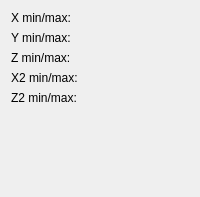
        <widget class="QWidget" name="page7_wedge">
         <layout class="QGridLayout" name="gridLayout_8">
          <item row="0" column="0">
           <layout class="QGridLayout" name="gridLayout_2">
            <property name="sizeConstraint">
             <enum>QLayout::SetDefaultConstraint</enum>
            </property>
            <property name="horizontalSpacing">
             <number>4</number>
            </property>
            <item row="0" column="0">
             <widget class="QLabel" name="label_10">
              <property name="text">
               <string>X min/max:</string>
              </property>
             </widget>
            </item>
            <item row="0" column="1">
             <widget class="Gui::QuantitySpinBox" name="wedgeXmin" native="true">
              <property name="keyboardTracking" stdset="0">
               <bool>false</bool>
              </property>
              <property name="unit" stdset="0">
               <string notr="true">mm</string>
              </property>
             </widget>
            </item>
            <item row="0" column="2">
             <widget class="Gui::QuantitySpinBox" name="wedgeXmax" native="true">
              <property name="keyboardTracking" stdset="0">
               <bool>false</bool>
              </property>
              <property name="unit" stdset="0">
               <string notr="true">mm</string>
              </property>
              <property name="value" stdset="0">
               <double>10.000000000000000</double>
              </property>
             </widget>
            </item>
            <item row="1" column="0">
             <widget class="QLabel" name="label_11">
              <property name="text">
               <string>Y min/max:</string>
              </property>
             </widget>
            </item>
            <item row="1" column="1">
             <widget class="Gui::QuantitySpinBox" name="wedgeYmin" native="true">
              <property name="keyboardTracking" stdset="0">
               <bool>false</bool>
              </property>
              <property name="unit" stdset="0">
               <string notr="true">mm</string>
              </property>
             </widget>
            </item>
            <item row="1" column="2">
             <widget class="Gui::QuantitySpinBox" name="wedgeYmax" native="true">
              <property name="keyboardTracking" stdset="0">
               <bool>false</bool>
              </property>
              <property name="unit" stdset="0">
               <string notr="true">mm</string>
              </property>
              <property name="value" stdset="0">
               <double>10.000000000000000</double>
              </property>
             </widget>
            </item>
            <item row="2" column="0">
             <widget class="QLabel" name="label_12">
              <property name="text">
               <string>Z min/max:</string>
              </property>
             </widget>
            </item>
            <item row="2" column="1">
             <widget class="Gui::QuantitySpinBox" name="wedgeZmin" native="true">
              <property name="keyboardTracking" stdset="0">
               <bool>false</bool>
              </property>
              <property name="unit" stdset="0">
               <string notr="true">mm</string>
              </property>
             </widget>
            </item>
            <item row="2" column="2">
             <widget class="Gui::QuantitySpinBox" name="wedgeZmax" native="true">
              <property name="keyboardTracking" stdset="0">
               <bool>false</bool>
              </property>
              <property name="unit" stdset="0">
               <string notr="true">mm</string>
              </property>
              <property name="value" stdset="0">
               <double>10.000000000000000</double>
              </property>
             </widget>
            </item>
            <item row="3" column="0">
             <widget class="QLabel" name="label_13">
              <property name="text">
               <string>X2 min/max:</string>
              </property>
             </widget>
            </item>
            <item row="3" column="1">
             <widget class="Gui::QuantitySpinBox" name="wedgeX2min" native="true">
              <property name="keyboardTracking" stdset="0">
               <bool>false</bool>
              </property>
              <property name="unit" stdset="0">
               <string notr="true">mm</string>
              </property>
              <property name="value" stdset="0">
               <double>2.000000000000000</double>
              </property>
             </widget>
            </item>
            <item row="3" column="2">
             <widget class="Gui::QuantitySpinBox" name="wedgeX2max" native="true">
              <property name="keyboardTracking" stdset="0">
               <bool>false</bool>
              </property>
              <property name="unit" stdset="0">
               <string notr="true">mm</string>
              </property>
              <property name="value" stdset="0">
               <double>8.000000000000000</double>
              </property>
             </widget>
            </item>
            <item row="4" column="0">
             <widget class="QLabel" name="label_14">
              <property name="text">
               <string>Z2 min/max:</string>
              </property>
             </widget>
            </item>
            <item row="4" column="1">
             <widget class="Gui::QuantitySpinBox" name="wedgeZ2min" native="true">
              <property name="keyboardTracking" stdset="0">
               <bool>false</bool>
              </property>
              <property name="unit" stdset="0">
               <string notr="true">mm</string>
              </property>
              <property name="value" stdset="0">
               <double>2.000000000000000</double>
              </property>
             </widget>
            </item>
            <item row="4" column="2">
             <widget class="Gui::QuantitySpinBox" name="wedgeZ2max" native="true">
              <property name="keyboardTracking" stdset="0">
               <bool>false</bool>
              </property>
              <property name="unit" stdset="0">
               <string notr="true">mm</string>
              </property>
              <property name="value" stdset="0">
               <double>8.000000000000000</double>
              </property>
             </widget>
            </item>
           </layout>
          </item>
          <item row="1" column="0">
           <spacer name="verticalSpacer_2">
            <property name="orientation">
             <enum>Qt::Vertical</enum>
            </property>
            <property name="sizeHint" stdset="0">
             <size>
              <width>20</width>
              <height>81</height>
             </size>
            </property>
           </spacer>
          </item>
         </layout>
        </widget>
